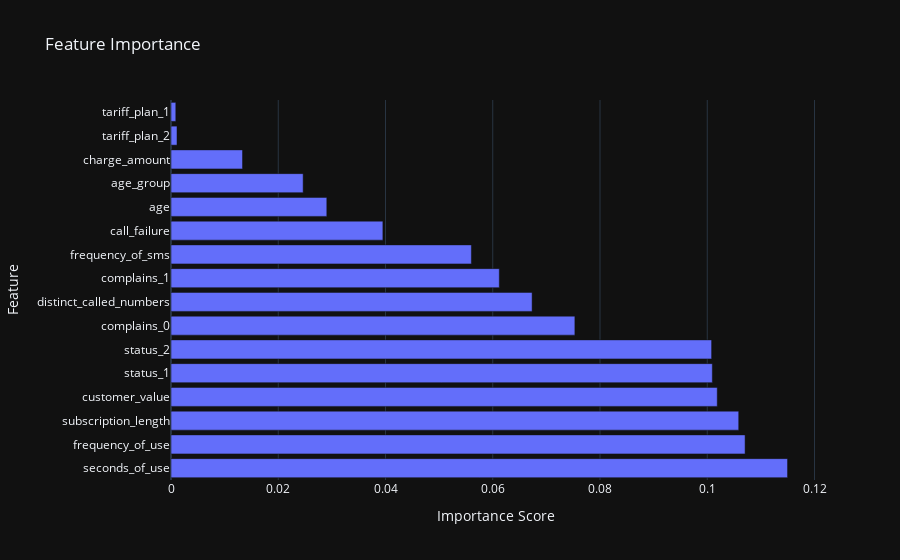

The notebook cell saved with this chart:
### Code cell
classifier = RandomForestClassifier(random_state=42)
classifier.fit(X_train, y_train)

feature_importances = classifier.feature_importances_
feature_importance_df = pd.DataFrame({'Feature': X_train.columns, 'Importance': feature_importances})
feature_importance_df = feature_importance_df.sort_values(by='Importance', ascending=False)

fig = px.bar(
    feature_importance_df,
    x='Importance',
    y='Feature',
    orientation='h',
    title='Feature Importance',
    labels={'Importance': 'Importance Score', 'Feature': 'Feature'},
)

fig.show()

### Figure 1 — Plotly figure (JSON) as saved in the notebook; plotly's stock layout.template omitted (floating-point values rounded to 4 significant figures)
{"data": [{"alignmentgroup": "True", "hovertemplate": "Importance Score=%{x}<br>Feature=%{y}<extra></extra>", "legendgroup": "", "marker": {"color": "#636efa", "pattern": {"shape": ""}}, "name": "", "offsetgroup": "", "orientation": "h", "showlegend": false, "textposition": "auto", "type": "bar", "x": [0.115, 0.1071, 0.1059, 0.1019, 0.101, 0.1008, 0.07532, 0.06734, 0.06122, 0.05601, 0.03951, 0.02906, 0.02464, 0.01334, 0.00112, 0.0008978], "xaxis": "x", "y": ["seconds_of_use", "frequency_of_use", "subscription_length", "customer_value", "status_1", "status_2", "complains_0", "distinct_called_numbers", "complains_1", "frequency_of_sms", "call_failure", "age", "age_group", "charge_amount", "tariff_plan_2", "tariff_plan_1"], "yaxis": "y"}], "layout": {"barmode": "relative", "legend": {"tracegroupgap": 0}, "title": {"text": "Feature Importance"}, "xaxis": {"anchor": "y", "domain": [0, 1], "title": {"text": "Importance Score"}}, "yaxis": {"anchor": "x", "domain": [0, 1], "title": {"text": "Feature"}}}}
